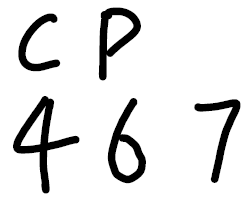
#> input picture symbol.png, 250 x 200 px
$ python a4.py
#> lines starting #> are read from the running program, lines starting #| are printed output that depends on the picture; after the words box and inside, x2 and y2 are one past the last pixel; in counts of white or black regions, pixels touching at a corner belong together
# coding=gbk
'''
@author: fan fan
@id:    136800690
'''
import numpy as np
import matplotlib.pyplot as plt
import pylab

from PIL import Image

import cv2

def f_symbol(image):
    c_l = []
    a_l = []
    p_l = []
    r,c = image.shape
    for m in range(r):
        for n in range(c):
            if (image[m][n]==0):
                if ([m,n] not in c_l):
                    t_l = [m,n,m,n]
                    p_l.append([m,n])
                    p_find(p_l,image,c_l,t_l)
                    a_l.append(t_l)
                    print(t_l)
    return a_l


def p_find(p_l,image,c_l,t_l):
    while (len(p_l) > 0):
        l = p_l.pop(0);
        r = l[0]
        c = l[1]
        if([r,c] not in c_l):
            c_l.append([r,c]);

            if (r < t_l[0]):
                t_l[0] = r
            if (c < t_l[1]):
                t_l[1] = c
            if (r > t_l[2]):
                t_l[2] = r
            if (c > t_l[3]):
                t_l[3] = c

            if (image[r][c+1] == 0):
                if ([r,c+1] not in c_l):
                    p_l.append([r,c+1])

            if (image[r][c-1] == 0):
                if ([r,c-1] not in c_l):
                    p_l.append([r,c-1])

            if (image[r+1][c] == 0):
                if ([r+1,c] not in c_l):
                    p_l.append([r+1,c])
            if (image[r+1][c+1] == 0):
                if ([r+1,c+1] not in c_l):
                    p_l.append([r+1,c+1])

            if (image[r+1][c-1] == 0):
                if ([r+1,c-1] not in c_l):
                    p_l.append([r+1,c-1])

            if (image[r-1][c] == 0):
                if ([r-1,c] not in c_l):
                    p_l.append([r-1,c])

            if (image[r-1][c+1] == 0):
                if ([r-1,c+1] not in c_l):
                    p_l.append([r-1,c+1])

            if (image[r-1][c-1] == 0):
                if ([r-1,c-1] not in c_l):
                    p_l.append([r-1,c-1])

    return

def scale_down(image,out,sp,ep):
    d = 2
    sy = sp[0]
    sx = sp[1]
    ey = ep[0]
    ex = ep[1]
    m = sy
    n = sx
    oy = sy
    ox = sx
    while (m <= ey-(d-1)):
        n = sx
        ox = sx
        while (n <= ex-(d-1)):
            count = 0
            for y in range(m,m+d-1):
                for x in range (n,n+d-1):
                    count += image[y][x]
            check = (d*d)//2-1
            if (count >= check):
                out[oy][ox] = 1
            else:
                out[oy][ox] = 0
            n+=d
            ox+=1
        m+=d
        oy+=1
    return

img = cv2.imread("symbol.png",0)
#> img is the input picture: shape (200, 250); min 0, max 255, mean 227.1
plt.imshow(img,cmap ='gray')
pylab.show()
r, c = img.shape
#> r = 200; c = 250
for m in range(0,r):
    for n in range (0,c):
        if (img[m][n] == 255):
            img[m][n] = 1
        else:
            img[m][n] = 0
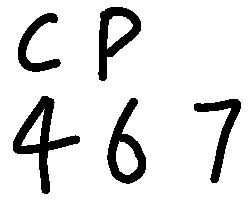
#> img: shape (200, 250); values 0 (black) and 1 (white), 87.3% white; 5 black regions, box (x1, y1, x2, y2) and area: (13, 96, 80, 194) 1782, (107, 98, 146, 184) 1330, (98, 7, 141, 81) 1267, (194, 99, 241, 183) 1067, (18, 13, 61, 72) 897
print(r)
#| 200
print(c)
#| 250
a_l = f_symbol(img)
#> after the loop in f_symbol, `for m in range(r):`: a_l = [[7, 98, 80, 140], [13, 18, 71, 60], [96, 13, 193, 79], [98, 107, 183, 145], [99, 194, 182, 240]]; p_l = []
out = np.ones((r, c))
for tp in a_l:
    sp = [tp[0],tp[1]]
    ep = [tp[2],tp[3]]
    scale_down(img, out, sp, ep)
#> this loop made 5 passes
#> (sy in scale_down, sx in scale_down, ey in scale_down, ex in scale_down) on passes 1 to 5: (7, 98, 80, 140), (13, 18, 71, 60), (96, 13, 193, 79), (98, 107, 183, 145), (99, 194, 182, 240)
plt.imshow(out,cmap ='gray')
pylab.show()
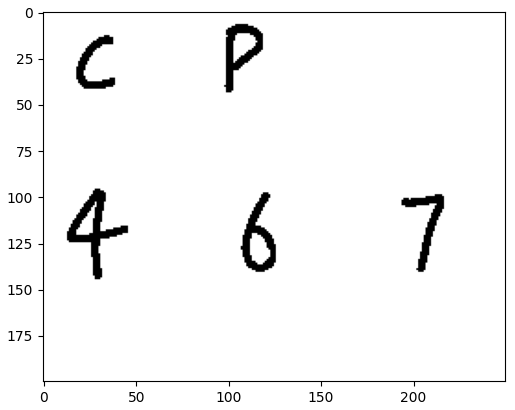
#> figure drawn by matplotlib, 1 panel

$ run again, with 2.png copied over symbol.png
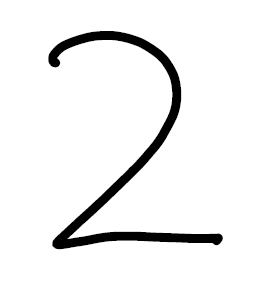
#> input picture 2.png, 259 x 290 px
#> img is the input picture: shape (290, 259); min 0, max 255, mean 238.8
#> after the loop `for m in range(0,r):`:
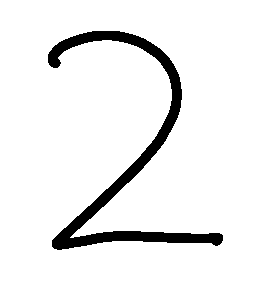
#> img: shape (290, 259); values 0 (black) and 1 (white), 92.8% white; 1 black region, box (x1, y1, x2, y2) and area: (48, 31, 223, 250) 5387
#| 290
#| 259
#> after the loop in f_symbol, `for m in range(r):`: a_l = [[31, 48, 249, 222]]; p_l = []
#> `a_l = f_symbol(img)`: a_l = [[31, 48, 249, 222]]
#> the loop `for tp in a_l:` made 1 pass
#> (d in scale_down, sy in scale_down, sx in scale_down, ey in scale_down, ex in scale_down) on pass 1: (2, 31, 48, 249, 222)
#> `pylab.show()`:
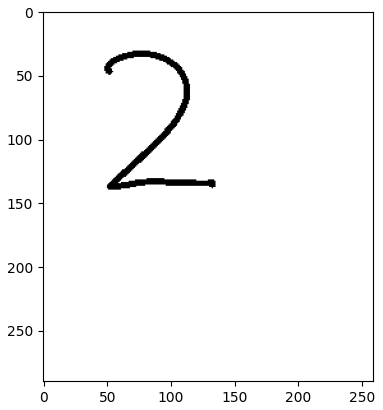
#> figure drawn by matplotlib, 1 panel

$ run again, with 3.png copied over symbol.png
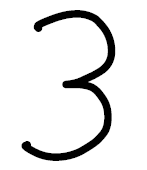
#> input picture 3.png, 147 x 170 px
#> img is the input picture: shape (170, 147); min 0, max 255, mean 230.4
#> after the loop `for m in range(0,r):`:
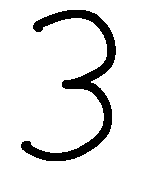
#> img: shape (170, 147); values 0 (black) and 1 (white), 88.8% white; 1 black region, box (x1, y1, x2, y2) and area: (21, 10, 116, 161) 2796
#| 170
#| 147
#> after the loop in f_symbol, `for m in range(r):`: a_l = [[10, 21, 160, 115]]; p_l = []
#> `a_l = f_symbol(img)`: a_l = [[10, 21, 160, 115]]
#> the loop `for tp in a_l:` made 1 pass
#> (d in scale_down, sy in scale_down, sx in scale_down, ey in scale_down, ex in scale_down) on pass 1: (2, 10, 21, 160, 115)
#> `pylab.show()`:
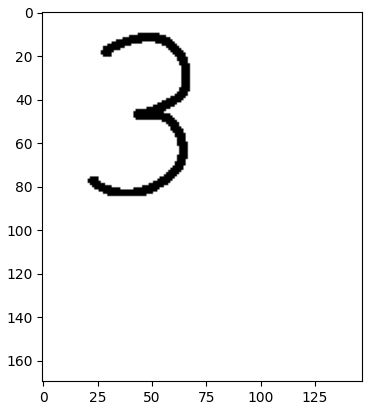
#> figure drawn by matplotlib, 1 panel
